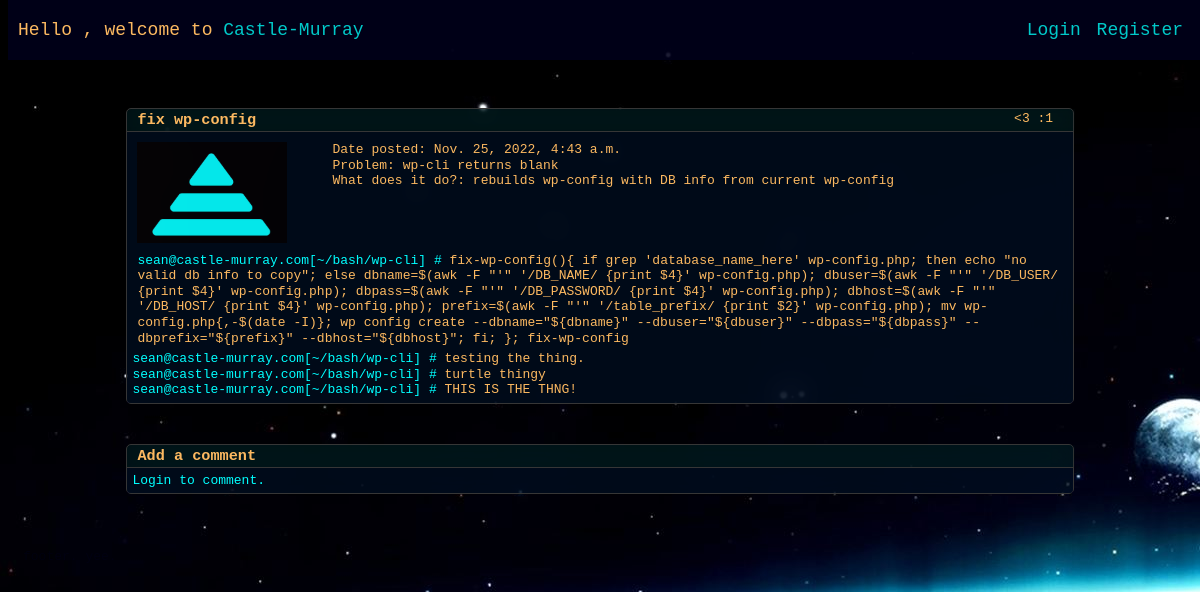
/post/2/, run on an earlier commit of the app's database.
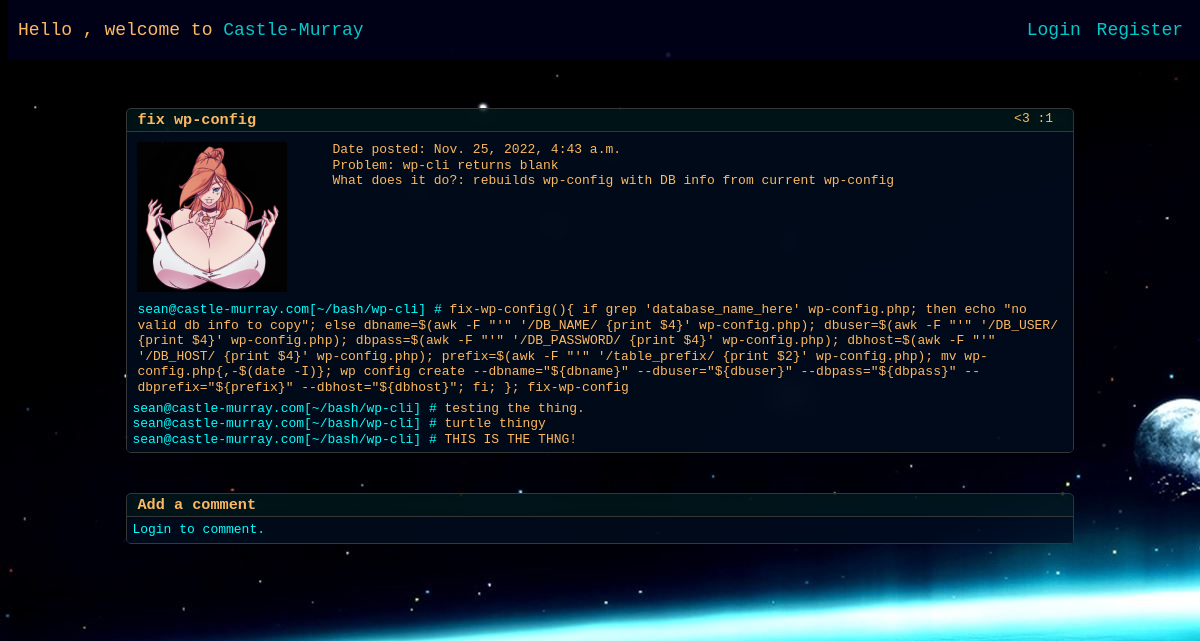
And on a later commit of the database.
### blog/models.py (models this page shows, shortened)
class Post(models.Model):
    title = models.CharField(max_length=100)
    content = models.TextField()
    date_posted = models.DateTimeField(default=timezone.now)
    author = models.ForeignKey(User, on_delete=models.CASCADE)
    use = models.CharField(max_length=500)
    problem = models.CharField(max_length=500)
    context = models.CharField(max_length=30)
    likes = models.ManyToManyField(User, related_name="blog_post")
    def total_likes(self):
        return self.likes.count()

### users/models.py (models this page shows, shortened)
class Profile(models.Model):
    user = models.OneToOneField(User, on_delete=models.CASCADE)
    image = models.ImageField(
        default='default.png',
        upload_to='profile_pics'
    )

### blog/views.py (the view, shortened to what this page needs)
# urls.py: path('post/<int:pk>/', PostDetailView.as_view(), name='post-detail'),
class PostDetailView(DetailView):
    model = Post
    form = CommentForm
    def get_context_data(self, **kwargs):
        context = super().get_context_data(**kwargs)
        context["form"] = self.form
        stuff = get_object_or_404(Post, id=self.kwargs['pk'])
        liked = False
        if stuff.likes.filter(id=self.request.user.id).exists():
            liked = True
        context['liked'] = liked
        return context

### blog/templates/blog/post_detail.html (shortened to what this page needs)
{% extends "blog/base.html" %}
{% block content %}
<div class="post">
    <div class="post-title">
        <div class="post-title-head">
            <h3>{{ post.title }} </h3>
        </div>
        <div class="post-title-right">
            {% if user.is_authenticated %}
            {% if liked %}
            <form action="{% url 'like-post' post.pk %}" method="POST"> {% csrf_token %} <button class="like-button-yes"
                    type="submit" name="post_id" value="{{ post.id }}">&#60;3</button></form>
            {% else %}
            <form action="{% url 'like-post' post.pk %}" method="POST"> {% csrf_token %} <button class="like-button-no"
                    type="submit" name="post_id" value="{{ post.id }}">&#60;3</button></form>
            {% endif %}
            {% else %}
            <a class="like-button-no" href="{% url 'login' %}">&#60;3</a>
            {% endif %}
            :{{ object.total_likes }}
        </div>
    </div>
    <div class="post-detail">
        <div name="neofetch">
            <div class="logo">
                <img src="{{ post.author.profile.image.url }}" alt="">
            </div>
            <div class="info">
                Date posted: {{ post.date_posted }} <br>
                Problem: {{ post.problem }} <br>
                What does it do?: {{ post.use }} <br>
            </div>
        </div>
        <div class="postlines">
            <span class="username"><a href="{% url 'user-posts' post.author %}">{{ post.author }}@castle-murray.com</a>[~/{{ post.context}}] # </span>
            <pre class="post-content">{{ post.content }}</pre>
        </div>
        <div>
            {% for comment in post.comments.all %}
            <span class="username">{{ comment.user }}@castle-murray.com[~/{{ post.context}}] # </span>
            <pre class="post-content">{{ comment.content }}</pre>
            <br>
            {% endfor %}
        </div>
    </div>
</div>
<div class="post">
    <div class="post-title">
        <div class="post-title-head">
            <h3>Add a comment</h3>
        </div>
    </div>
    {% if user.is_authenticated %}
    <div class="post-detail">
        <div class="comment-form">
            <form method="POST">
                {% csrf_token %}
                {{ form }}
                <div>
                    <button class="post-button" type="submit">Post</button>
                </div>
                {%else %}
                <div class="post-detail">
                    <a href="{% url 'login' %} ">Login to comment.</a>
                </div>
                {% endif %}
        </div>
    </div>
{% endblock content %}

What changed in the data, as far as the page shows it:
changed through a linked row, Post "fix wp-config": author.profile.image: picture added in place of a placeholder
